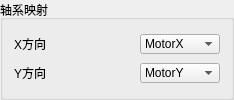
                 <widget class="QGroupBox" name="groupBox_Directions">
                  <property name="sizePolicy">
                   <sizepolicy hsizetype="Preferred" vsizetype="Preferred">
                    <horstretch>0</horstretch>
                    <verstretch>0</verstretch>
                   </sizepolicy>
                  </property>
                  <property name="title">
                   <string>轴系映射</string>
                  </property>
                  <layout class="QFormLayout" name="formLayout_9">
                   <item row="0" column="0">
                    <widget class="QLabel" name="label_40">
                     <property name="sizePolicy">
                      <sizepolicy hsizetype="Expanding" vsizetype="Expanding">
                       <horstretch>0</horstretch>
                       <verstretch>0</verstretch>
                      </sizepolicy>
                     </property>
                     <property name="minimumSize">
                      <size>
                       <width>120</width>
                       <height>20</height>
                      </size>
                     </property>
                     <property name="maximumSize">
                      <size>
                       <width>16777215</width>
                       <height>20</height>
                      </size>
                     </property>
                     <property name="text">
                      <string>X方向</string>
                     </property>
                    </widget>
                   </item>
                   <item row="0" column="1">
                    <widget class="QComboBox" name="comboBox_Directions_DirectionsX">
                     <property name="sizePolicy">
                      <sizepolicy hsizetype="Expanding" vsizetype="Expanding">
                       <horstretch>0</horstretch>
                       <verstretch>0</verstretch>
                      </sizepolicy>
                     </property>
                     <property name="minimumSize">
                      <size>
                       <width>80</width>
                       <height>20</height>
                      </size>
                     </property>
                     <property name="maximumSize">
                      <size>
                       <width>80</width>
                       <height>20</height>
                      </size>
                     </property>
                     <item>
                      <property name="text">
                       <string>MotorX</string>
                      </property>
                     </item>
                     <item>
                      <property name="text">
                       <string>MotorX1</string>
                      </property>
                     </item>
                    </widget>
                   </item>
                   <item row="1" column="0">
                    <widget class="QLabel" name="label_41">
                     <property name="sizePolicy">
                      <sizepolicy hsizetype="Expanding" vsizetype="Expanding">
                       <horstretch>0</horstretch>
                       <verstretch>0</verstretch>
                      </sizepolicy>
                     </property>
                     <property name="minimumSize">
                      <size>
                       <width>120</width>
                       <height>20</height>
                      </size>
                     </property>
                     <property name="maximumSize">
                      <size>
                       <width>16777215</width>
                       <height>20</height>
                      </size>
                     </property>
                     <property name="text">
                      <string>Y方向</string>
                     </property>
                    </widget>
                   </item>
                   <item row="1" column="1">
                    <widget class="QComboBox" name="comboBox_Directions_DirectionsY">
                     <property name="sizePolicy">
                      <sizepolicy hsizetype="Expanding" vsizetype="Expanding">
                       <horstretch>0</horstretch>
                       <verstretch>0</verstretch>
                      </sizepolicy>
                     </property>
                     <property name="minimumSize">
                      <size>
                       <width>80</width>
                       <height>20</height>
                      </size>
                     </property>
                     <property name="maximumSize">
                      <size>
                       <width>80</width>
                       <height>20</height>
                      </size>
                     </property>
                     <item>
                      <property name="text">
                       <string>MotorY</string>
                      </property>
                     </item>
                     <item>
                      <property name="text">
                       <string>MotorY1</string>
                      </property>
                     </item>
                    </widget>
                   </item>
                  </layout>
                 </widget>
